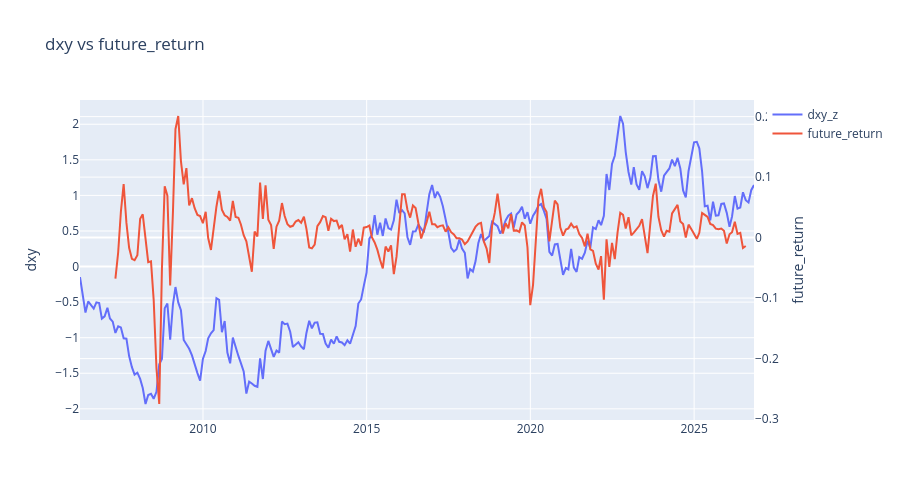
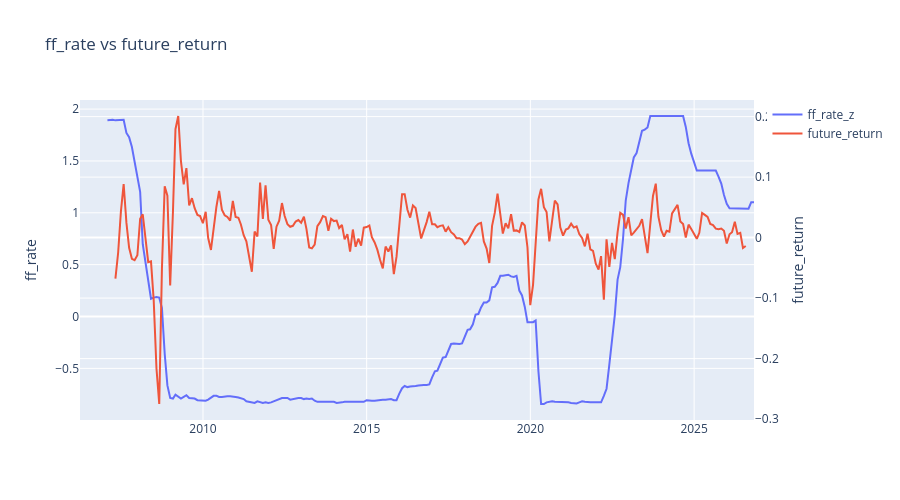
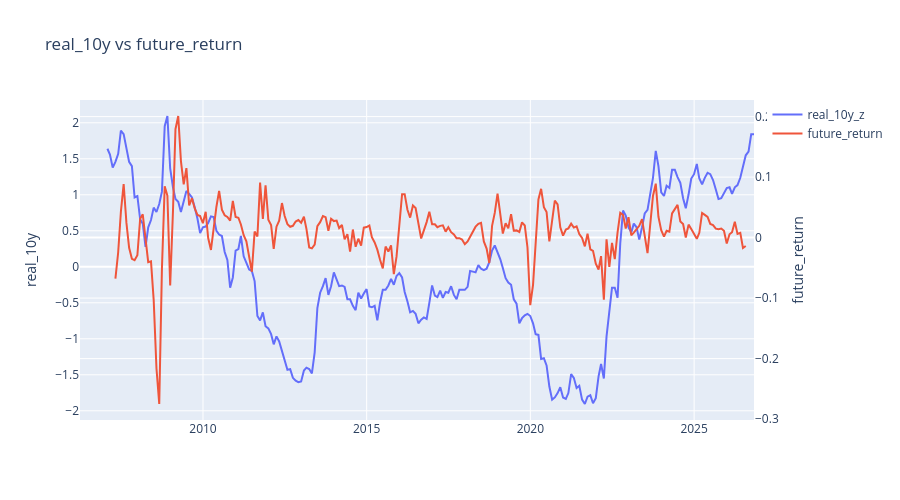
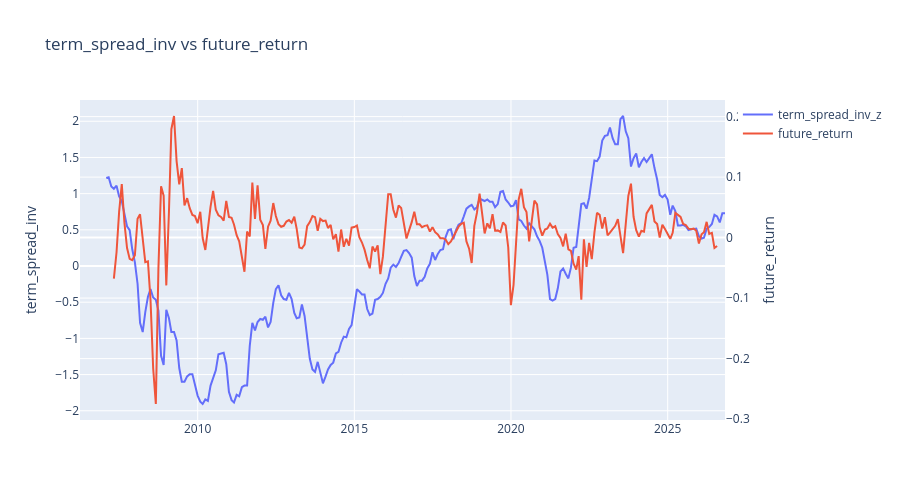

The cell these charts' notebook holds for them, in order:
### Markdown cell above
#### 7. 単独因子可視化

### Code cell
import plotly.graph_objects as go

for col in factor_cols:
    
    fig = go.Figure()

    fig.add_trace(
        go.Scatter(
            x=model_df["date"],
            y=model_df[f"{col}_z"],
            name=f"{col}_z",
            yaxis="y1"
        )
    )

    fig.add_trace(
        go.Scatter(
            x=model_df["date"],
            y=model_df["future_return"],
            name="future_return",
            yaxis="y2"
        )
    )

    fig.update_layout(
        title=f"{col} vs future_return",
        yaxis=dict(title=col),
        yaxis2=dict(
            title="future_return",
            overlaying="y",
            side="right"
        ),
        height=500
    )

    fig.show()

### Figure 1 — Plotly figure (JSON) as saved in the notebook; plotly's stock layout.template omitted (floating-point values rounded to 4 significant figures; data arrays with more than 128 entries replaced by an {"elided": "..."} marker saying what was removed)
{"data": [{"name": "dxy_z", "type": "scatter", "x": {"elided": "248 str values"}, "y": {"elided": "248 float values"}, "yaxis": "y"}, {"name": "future_return", "type": "scatter", "x": {"elided": "248 str values"}, "y": {"elided": "248 float values"}, "yaxis": "y2"}], "layout": {"height": 500, "title": {"text": "dxy vs future_return"}, "yaxis": {"title": {"text": "dxy"}}, "yaxis2": {"overlaying": "y", "side": "right", "title": {"text": "future_return"}}}}

### Figure 2 — Plotly figure (JSON) as saved in the notebook; plotly's stock layout.template omitted (floating-point values rounded to 4 significant figures; data arrays with more than 128 entries replaced by an {"elided": "..."} marker saying what was removed)
{"data": [{"name": "ff_rate_z", "type": "scatter", "x": {"elided": "248 str values"}, "y": {"elided": "248 float values"}, "yaxis": "y"}, {"name": "future_return", "type": "scatter", "x": {"elided": "248 str values"}, "y": {"elided": "248 float values"}, "yaxis": "y2"}], "layout": {"height": 500, "title": {"text": "ff_rate vs future_return"}, "yaxis": {"title": {"text": "ff_rate"}}, "yaxis2": {"overlaying": "y", "side": "right", "title": {"text": "future_return"}}}}

### Figure 3 — Plotly figure (JSON) as saved in the notebook; plotly's stock layout.template omitted (floating-point values rounded to 4 significant figures; data arrays with more than 128 entries replaced by an {"elided": "..."} marker saying what was removed)
{"data": [{"name": "real_10y_z", "type": "scatter", "x": {"elided": "248 str values"}, "y": {"elided": "248 float values"}, "yaxis": "y"}, {"name": "future_return", "type": "scatter", "x": {"elided": "248 str values"}, "y": {"elided": "248 float values"}, "yaxis": "y2"}], "layout": {"height": 500, "title": {"text": "real_10y vs future_return"}, "yaxis": {"title": {"text": "real_10y"}}, "yaxis2": {"overlaying": "y", "side": "right", "title": {"text": "future_return"}}}}

### Figure 4 — Plotly figure (JSON) as saved in the notebook; plotly's stock layout.template omitted (floating-point values rounded to 4 significant figures; data arrays with more than 128 entries replaced by an {"elided": "..."} marker saying what was removed)
{"data": [{"name": "term_spread_inv_z", "type": "scatter", "x": {"elided": "248 str values"}, "y": {"elided": "248 float values"}, "yaxis": "y"}, {"name": "future_return", "type": "scatter", "x": {"elided": "248 str values"}, "y": {"elided": "248 float values"}, "yaxis": "y2"}], "layout": {"height": 500, "title": {"text": "term_spread_inv vs future_return"}, "yaxis": {"title": {"text": "term_spread_inv"}}, "yaxis2": {"overlaying": "y", "side": "right", "title": {"text": "future_return"}}}}
